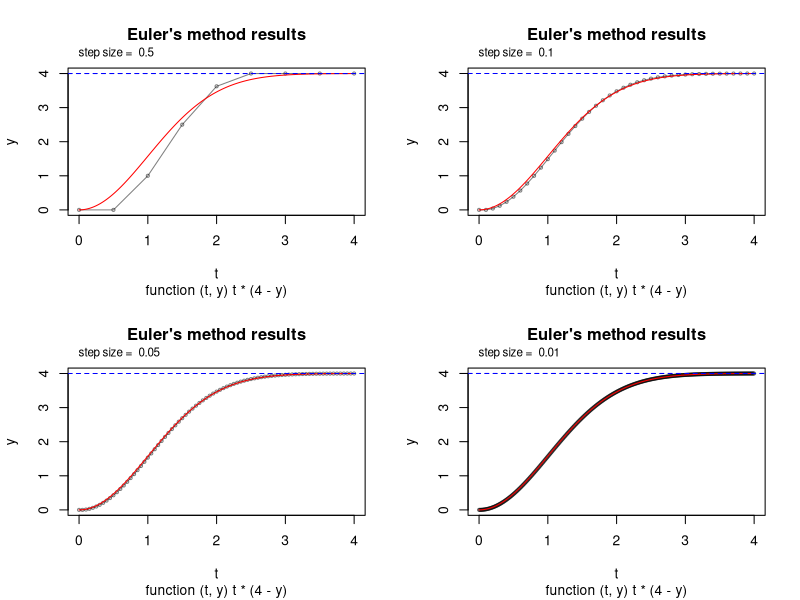
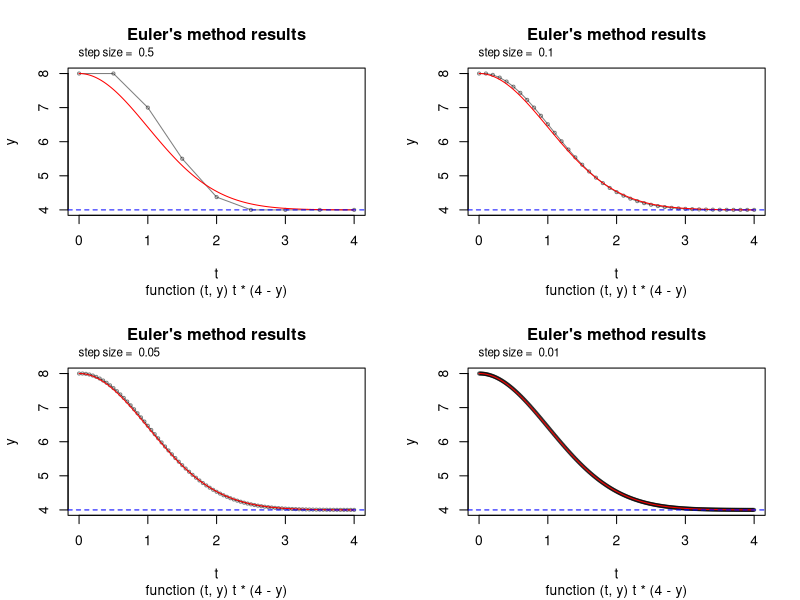
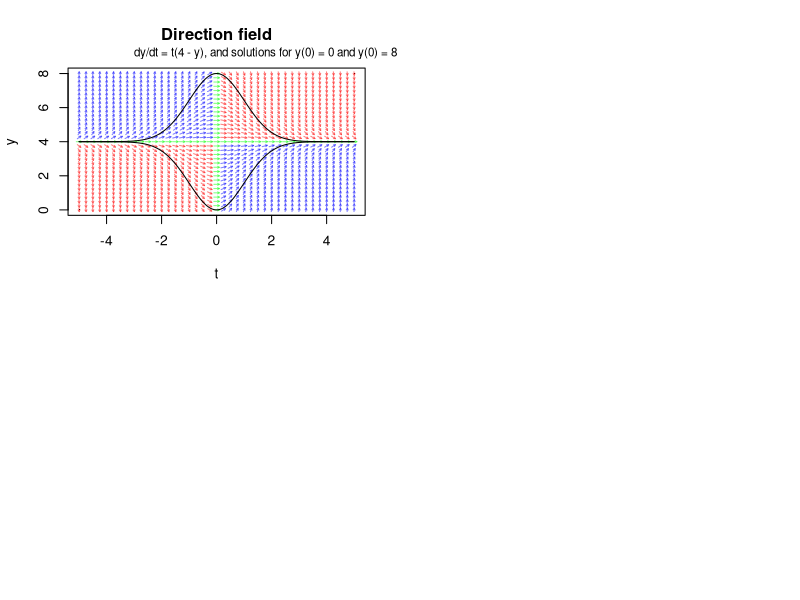
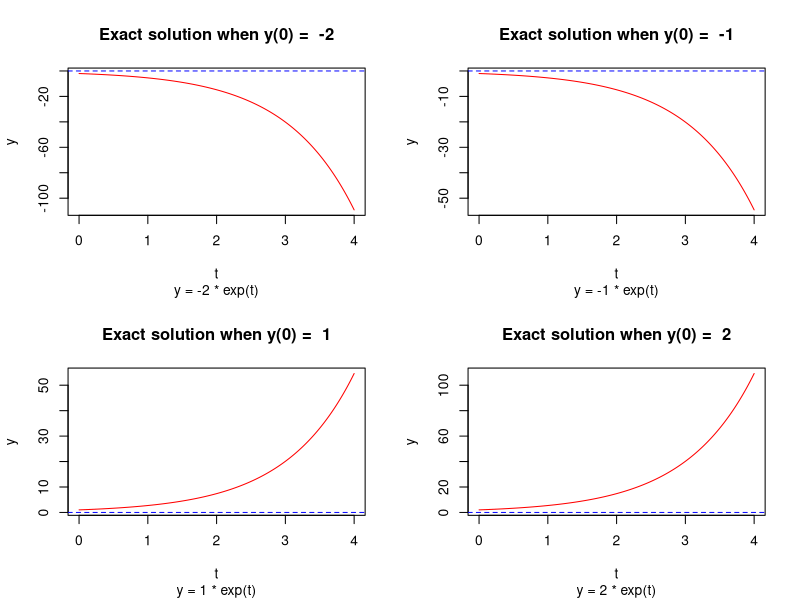
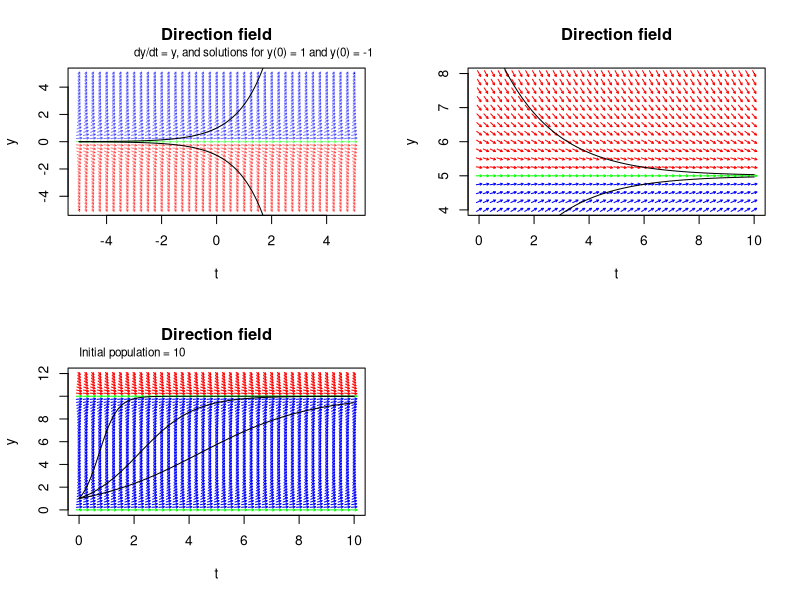
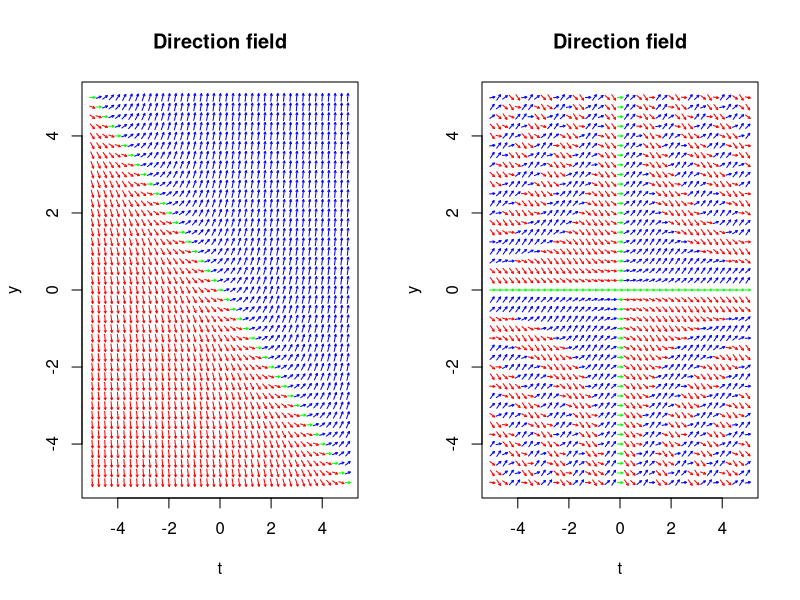
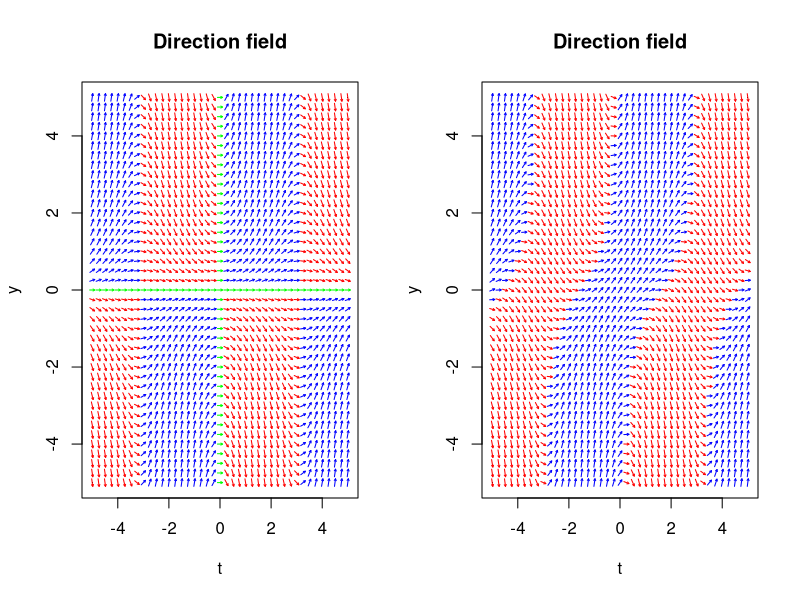
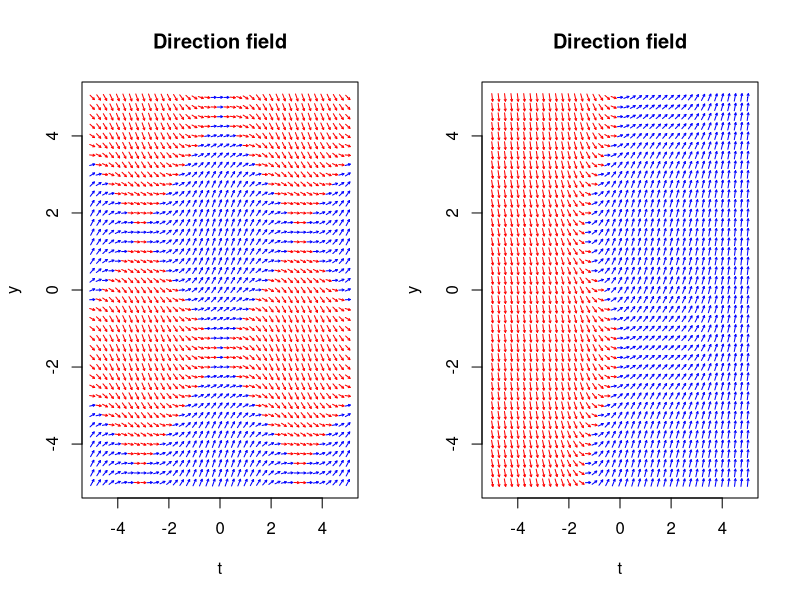

Here is the R script that generated these plots, in order:
## ---- chunk 1

#' Perform Euler's method to approximate the solution to an initial value problem
#' 
#' @param f The function defining the differential equation dy/dt = f(t, y), with
#'     signature `function(t, y)`
#' @param y0 The initial value of y at t0
#' @param t0 The initial value of t
#' @param t1 The final value of t
#' @param h The step size to take from t0 to t1
eulers <- function(f, y0, t0, t1, h) {
    t <- seq(t0, t1, by = h)
    y <- numeric(length(t))
    y[1] <- y0
    t[1] <- t0
    for (i in 2:length(t)) {
        y[i] <- y[i - 1] + h * f(t[i - 1], y[i - 1])
    }
    return(list(t = t, y = y, f = f, y0 = y0, t0 = t0, t1 = t1, h = h))
}

## ---- chunk 2
#| code-fold: true

# plotting functions
plot_eulers <- function(eulers_result, true_f = NULL, legend_pos = "topleft") {
    plot(eulers_result$t, eulers_result$y,
         type = "p", cex = 0.5, col = rgb(0, 0, 0, 0.5),
         main = "Euler's method results",
         sub = paste(deparse(eulers_result$f), collapse = ""),
         xlab = "t", ylab = "y")
    lines(eulers_result$t, eulers_result$y, col = rgb(0, 0, 0, 0.5))
    if (! is.null(true_f)) {
        tlin <- seq(res$t0, res$t1, by = 0.01)
        lines(tlin, true_f(tlin), col = "red")
    }
    if (legend_pos != "none") {
        legend(legend_pos, legend = c("Euler's method", "Exact solution"),
               col = c("black", "red"),
               lty = 1)
    }
}


#' plot direction field
#' f: differential equation function with signature `function(t, y)`
plot_directionfield <- function(f,
                                t_range = c(-5, 5),
                                y_range = c(-5, 5),
                                radius = 0.1, grid.by = 0.25, alpha = 1){
    # credit:
    # https://stackoverflow.com/questions/47984874/how-to-create-a-slope-field-in-r
    
    # initial plot - ensure large enough
    plot(t_range, y_range,
         main = "Direction field", ylab = "y", xlab = "t",
         pch = ".")
    # plot arrows
    tlin = seq(min(t_range), max(t_range), grid.by)
    ylin = seq(min(y_range), max(y_range), grid.by)
    for(x in tlin) {
        for(y in ylin) {
            slope = f(x, y)
            if(is.na(slope)) {
                col = rgb(0, 0, 0, alpha)
            } else if(slope > 0) {
                col = rgb(0, 0, 1, alpha)
            } else if (slope < 0) {
                col = rgb(1, 0, 0, alpha)
            } else if(slope == 0) {
                col = rgb(0, 1, 0, alpha)
            }
            arrows(radius * cos(atan(slope) + pi) + x,
                   radius * sin(atan(slope) + pi) + y,
                   radius * cos(atan(slope)) + x,
                   radius * sin(atan(slope)) + y, 
                   length = 0.2 * radius, col = col)
        }
    }
}


## ---- chunk 3
f <- \(t, y) t * (4 - y)
true_sol <- \(t) 4 - 4 * exp( (-t^2) / 2) # if y(t = 0) = 0

par(mfrow = c(2, 2))
for (stepsize in c(0.5, 0.1, 0.05, 0.01)) {
    res <- eulers(f, y0 = 0, t0 = 0, t1 = 4, h = stepsize)
    plot_eulers(res, true_sol, legend_pos = "none")
    abline(h = 4, col = "blue", lty = 2)
    mtext(side=3, line=0.5, at=-0.01, adj=0, cex=0.7,
          paste("step size = ", res$h))
}

## ---- chunk 4
f <- \(t, y) t * (4 - y)
true_sol <- \(t) 4 + 4 * exp( (-t^2) / 2) # if y < 4 and y(t = 0) = 0

par(mfrow = c(2, 2))
for (stepsize in c(0.5, 0.1, 0.05, 0.01)) {
    res <- eulers(f, y0 = 8, t0 = 0, t1 = 4, h = stepsize)
    plot_eulers(res, true_sol, legend_pos = "none")
    abline(h = 4, col = "blue", lty = 2)
    mtext(side=3, line=0.5, at=-0.01, adj=0, cex=0.7,
          paste("step size = ", res$h))
}

## ---- chunk 5
plot_directionfield(f,
                    t_range = c(-5, 5), y_range = c(0, 8),
                    alpha = 0.5)
mtext(side=3, line=0.5, at=-3, adj=0, cex=0.7,
      "dy/dt = t(4 - y), and solutions for y(0) = 0 and y(0) = 8")

tlin <- seq(-5, 5, 0.01)
lines(tlin, 4 - 4 * exp( (-tlin^2) / 2) , col = "black", lty = 1)
lines(tlin, 4 + 4 * exp( (-tlin^2) / 2) , col = "black", lty = 1)
## ---- chunk 6
f <- \(t, y) y
true_sol <- \(t, y0) y0 * exp(t)

par(mfrow = c(2, 2))
tlin <- seq(0, 4, by = 0.01)
for (y0 in c(-2, -1, 1, 2)) {
    plot(tlin, true_sol(tlin, y0), type = "l", col = "red",
         main = paste("Exact solution when y(0) = ", y0),
         sub = paste("y =", y0, "* exp(t)"),
         xlab = "t", ylab = "y")
    abline(h = 0, col = "blue", lty = 2)
}

## ---- chunk 7
plot_directionfield(f,
                    t_range = c(-5, 5), y_range = c(-5, 5),
                    alpha = 0.5)
mtext(side=3, line=0.5, at=-3, adj=0, cex=0.7,
      "dy/dt = y, and solutions for y(0) = 1 and y(0) = -1")

tlin <- seq(-5, 5, 0.01)
lines(tlin, 1 * exp(tlin) , col = "black", lty = 1)
lines(tlin, -1 * exp(tlin) , col = "black", lty = 1)
## ---- chunk 8
# Newton's law of cooling or heating
# y = temperature of the object
# R = room temperature/temperature of the surroundings
# k = the cooling rate (object-dependent), k > 0
make_diffeq <- \(R, k) return( \(t, y) -k * (y - R) )

# plot direction field
plot_directionfield(f = make_diffeq(R = 5, k = 0.5),
                    t_range = c(0, 10), y_range = c(4, 8))


sol <- \(t, A, R, k) R + A * exp(-k * t)
# y(0) = 10, R = 5 # (object is cooling down to R)
tlin <- seq(0, 10, 0.01)
lines(tlin, sol(tlin, A = 5, R = 5, k = 0.5), col = "black", lty = 1)
# y(0) = 0, R = 5  # (object is warming up to R)
tlin <- seq(0, 10, 0.01)
lines(tlin, sol(tlin, A = -5, R = 5, k = 0.5), col = "black", lty = 1)

## ---- chunk 9
make_diffeq <- \(P, k) return( \(t, y) k * y * (P - y) )

# solution when y(0) = 1:
sol <- \(t, P, k, C) {
    e_pkt <- exp(P * k * t)
    (P * C * e_pkt) / (1 + C * e_pkt)
} 

# plot direction field
plot_directionfield(f = make_diffeq(P = 10, k = 0.1),
                    t_range = c(0, 10), y_range = c(0, 12))
mtext(side=3, line=0.5, at=0, adj=0, cex=0.7,
      paste("Initial population =", 10))

# plot solution for a few different infection rates
tlin <- seq(0, 10, 0.01)
lines(tlin, sol(tlin, P = 10, k = 0.05, C = 1/9), col = "black", lty = 1)
lines(tlin, sol(tlin, P = 10, k = 0.1, C = 1/9), col = "black", lty = 1)
lines(tlin, sol(tlin, P = 10, k = 0.3, C = 1/9), col = "black", lty = 1)

## ---- chunk 10
par(mfrow = c(1, 2))
plot_directionfield(f = \(y, t) t + y)
plot_directionfield(f = \(t, y) sin(t * y))
## ---- chunk 11
par(mfrow = c(1, 2))
plot_directionfield(f = \(t, y) sin(t) * y)
plot_directionfield(f = \(t, y) sin(t) * y + cos(t))
## ---- chunk 12
par(mfrow = c(1, 2))
plot_directionfield(f = \(y, t) sin(t) + cos(y))
plot_directionfield(f = \(y, t) sin(t) + cos(y) + y)
